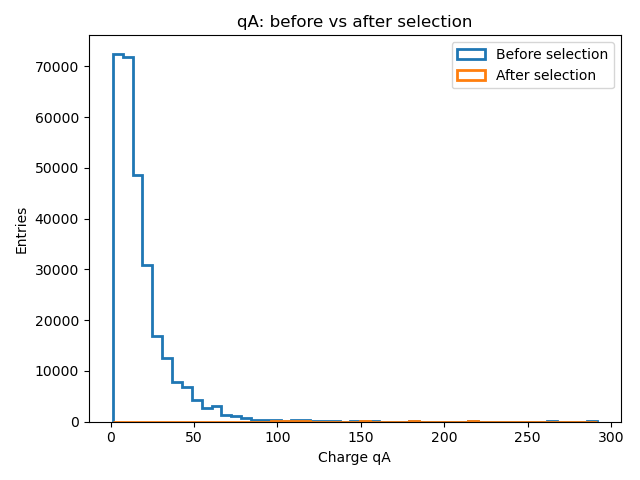

Source code (Python):
import uproot
import matplotlib.pyplot as plt
import numpy as np

# Open your ROOT file
file = uproot.open("/home/shana/000001_ana_hist_2025-06-03T_003735Z.root")   

# Get the main analysis tree
tree = file["pdblipana/BlipRecoAlg/matchtree"]

# Read branches
qA = tree["qA"].array(library="np")
dt = tree["dt"].array(library="np")


# Event selection (cuts)
mask = (qA > 100) & (dt < 10)

print("Total entries:", len(qA))
print("Selected events:", mask.sum())


# Define common bins using ALL events
bins = np.linspace(qA.min(), qA.max(), 50)

# Before selection
plt.hist(qA, bins=bins, histtype="step", linewidth=2, label="Before selection")

# After selection
plt.hist(qA[mask], bins=bins, histtype="step", linewidth=2, label="After selection")

plt.xlabel("Charge qA")
plt.ylabel("Entries")
plt.title("qA: before vs after selection")
plt.legend()
plt.tight_layout()
plt.show()
